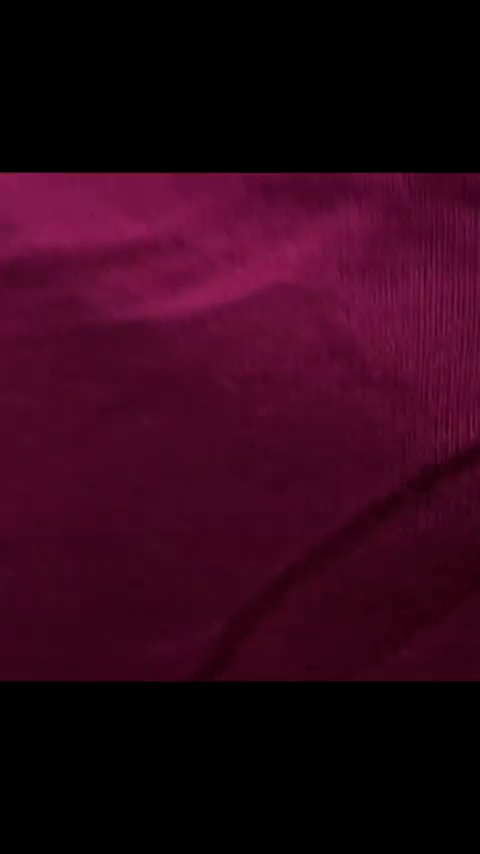
#> input picture frame 67 of Video.mp4, 480 x 854 px, given in place of video2.mp4, which was not available
$ python ssd.py
#> lines starting #> are read from the running program, lines starting #| are printed output that depends on the picture; long printed decimals are rounded; pictures that were not available may be replaced by others from this repository, and a replacement may not be noted
import cv2
import numpy as np
import matplotlib.pyplot as plt
from skimage.metrics import structural_similarity as ssim
# [98 lines left out: functions shot_boundary_detection, shot_boundary_detection_edge, not called in this run]

def diff_threshhold(video):
#> called with video = './video2.mp4'
    cap = cv2.VideoCapture(video)
    ret , frame = cap.read()
#> frame is the input picture: shape (854, 480, 3); mean B, G, R 24.3, 5.7, 47.5
    count = 0
    frame = cv2.cvtColor(frame, cv2.COLOR_BGR2GRAY)
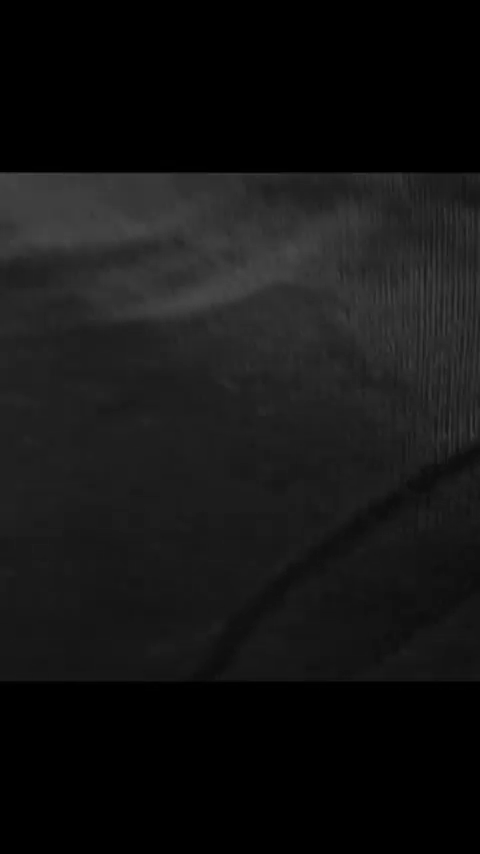
#> frame: shape (854, 480); min 0, max 72, mean 20.3
    if ret:
        while True:
            ret_ , frame_ = cap.read()
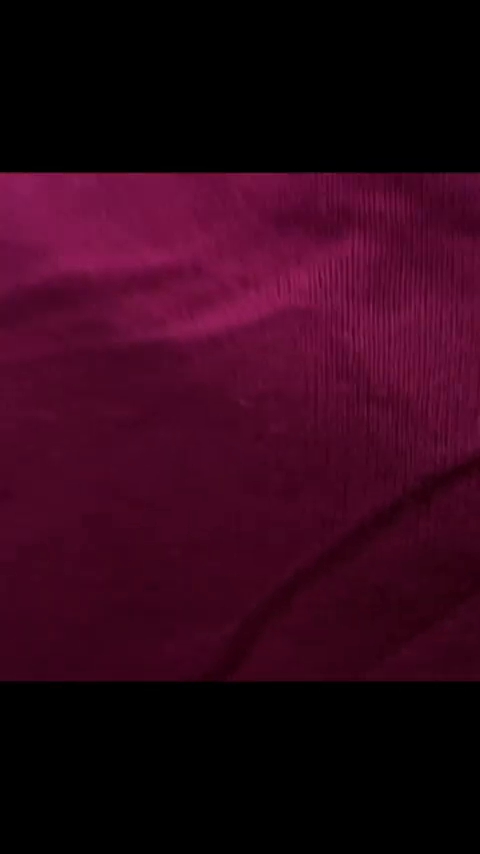
#> input picture frame 68 of Video.mp4, 480 x 854 px, given in place of video2.mp4, which was not available
#> frame_ is the input picture: shape (854, 480, 3); mean B, G, R 24.7, 5.8, 48.1
            frame_ = cv2.cvtColor(frame_, cv2.COLOR_BGR2GRAY)
#> frame_: shape (854, 480)
            # diff = cv2.absdiff(frame, frame_)
            (score, diff) = ssim(frame, frame_, full=True)
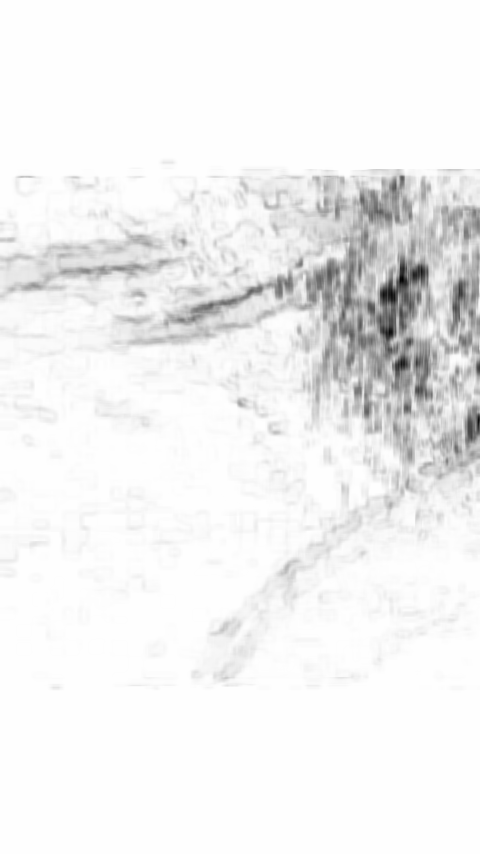
#> diff: shape (854, 480) float64; min -0.147, max 1, mean 0.942; drawn with min black and max white
#> score = 0.941

# Print the SSIM score
            if(score<0.9):
                print(f"Frame {count} - SSIM score: {score}")
                diff = (diff * 255).astype(np.uint8)
                cv2.imshow('Difference', diff)
                cv2.waitKey(0)
                cv2.destroyAllWindows()
            print(f"SSIM score: {score}")
#| SSIM score: 0.9415

            # Display the difference image (for visualization purposes)

            frame = frame_
            count+=1

shot_boundaries = diff_threshhold("./video2.mp4")
print(f"Shot boundaries: {shot_boundaries}")

$ run again, starting later in the video
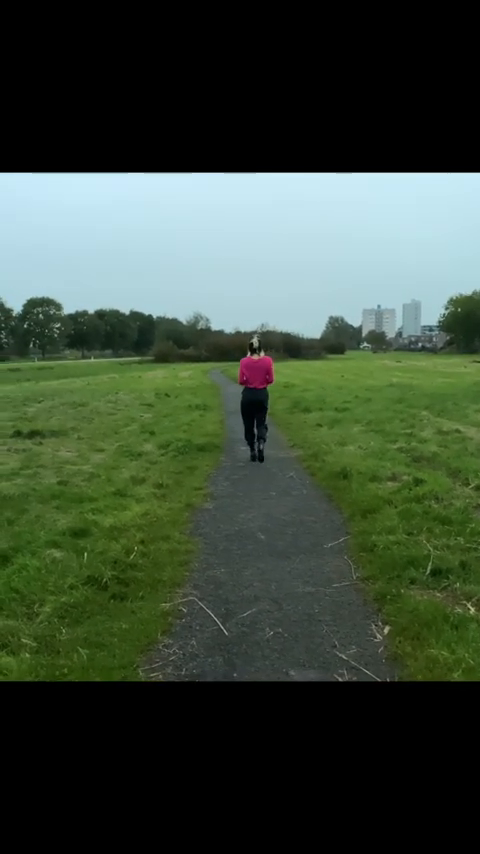
#> input picture frame 301 of Video.mp4, 480 x 854 px, given in place of video2.mp4, which was not available
#> in diff_threshhold, frame is the input picture: shape (854, 480, 3); mean B, G, R 58.2, 73.6, 59.2
#> in diff_threshhold, `frame = cv2.cvtColor(frame, cv2.COLOR_BGR2GRAY)`:
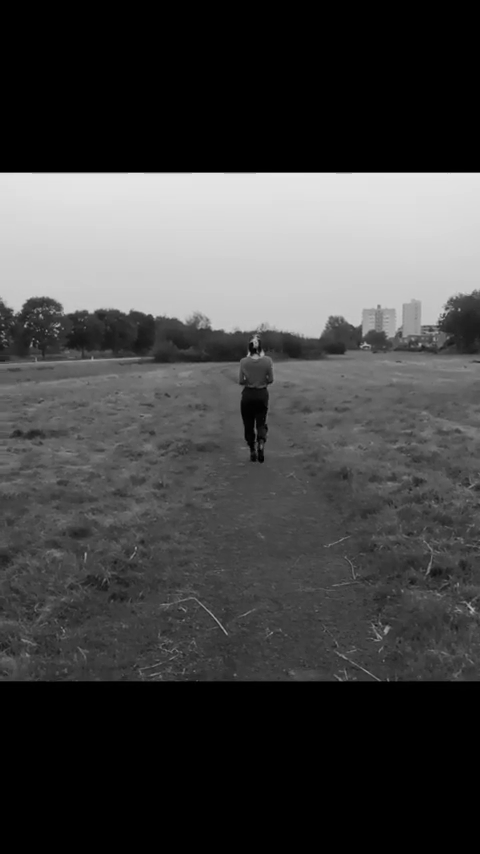
#> frame: shape (854, 480); min 0, max 230, mean 67.5
#> frame_: shape (854, 480)
#> in diff_threshhold, `(score, diff) = ssim(frame, frame_, full=True)`:
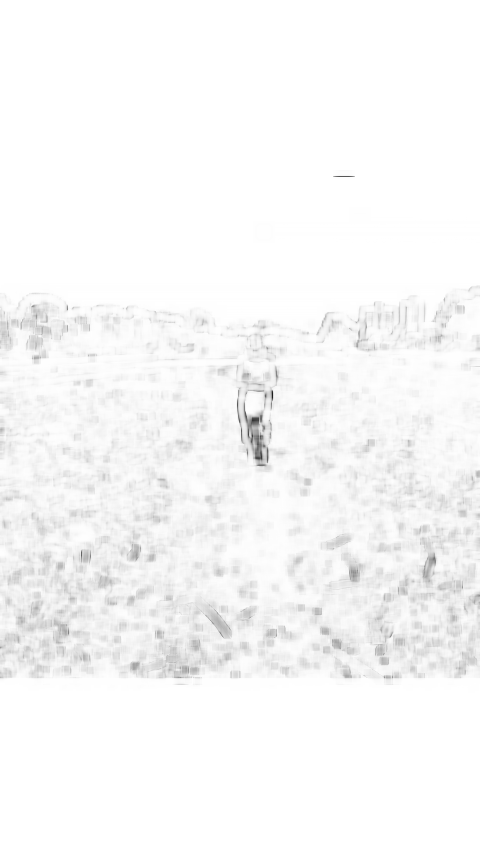
#> diff: shape (854, 480) float64; min 0.109, max 1, mean 0.975
#> score = 0.974
#| SSIM score: 0.9745

$ run again, starting later in the video
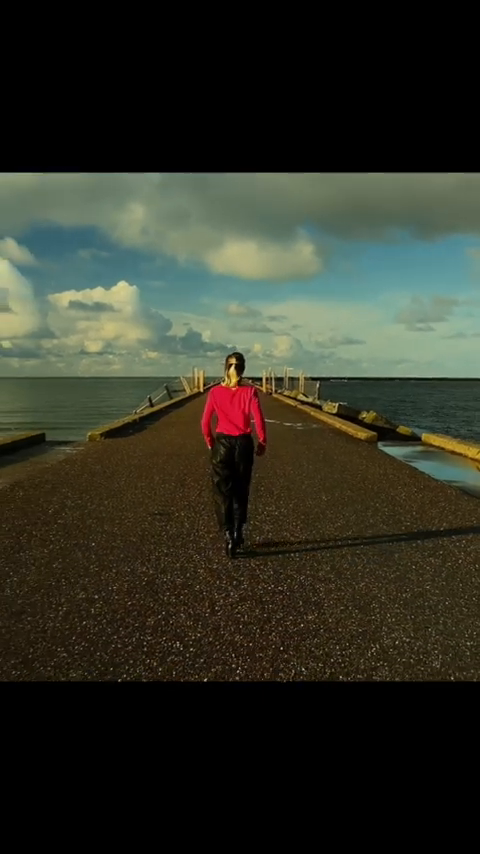
#> input picture frame 536 of Video.mp4, 480 x 854 px, given in place of video2.mp4, which was not available
#> in diff_threshhold, frame is the input picture: shape (854, 480, 3); mean B, G, R 37.6, 49.3, 47.7
#> frame: shape (854, 480)
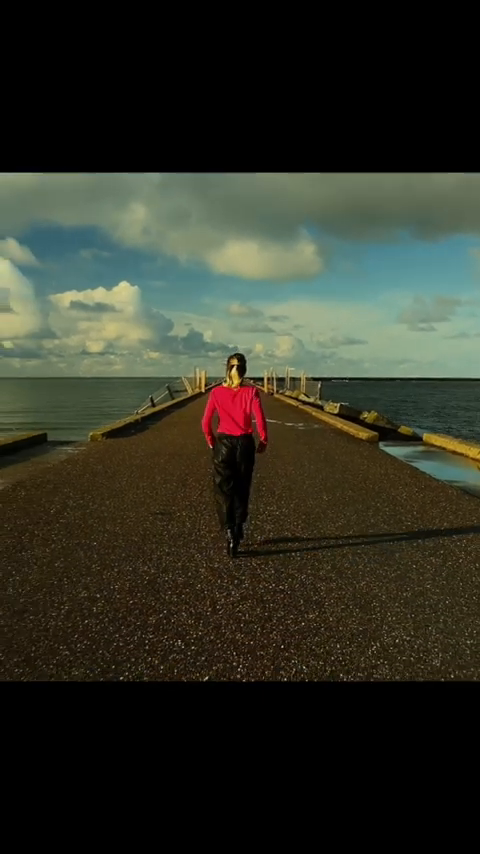
#> input picture frame 537 of Video.mp4, 480 x 854 px, given in place of video2.mp4, which was not available
#> in diff_threshhold, frame_ is the input picture: shape (854, 480, 3); mean B, G, R 37.4, 49.2, 47.5
#> frame_: shape (854, 480)
#> score = 0.821
#| Frame 0 - SSIM score: 0.8209
#> in diff_threshhold, `diff = (diff * 255).astype(np.uint8)`:
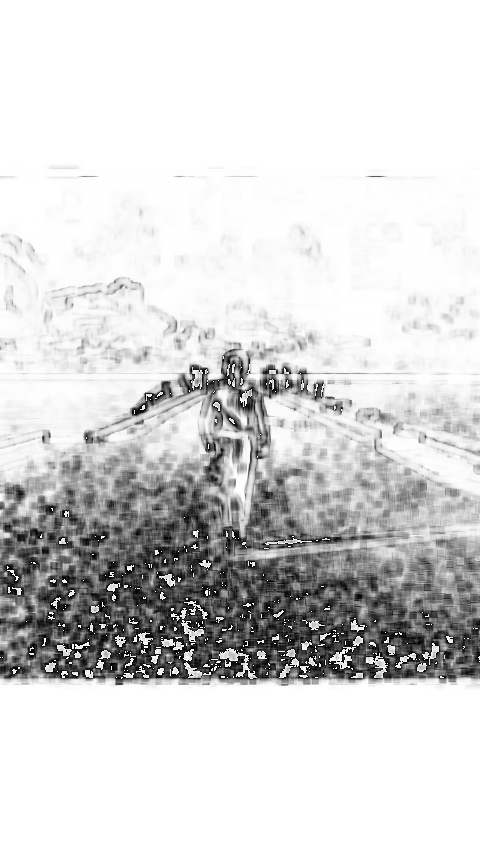
#> diff: shape (854, 480); min 0, max 255, mean 213.4
#| SSIM score: 0.8209
